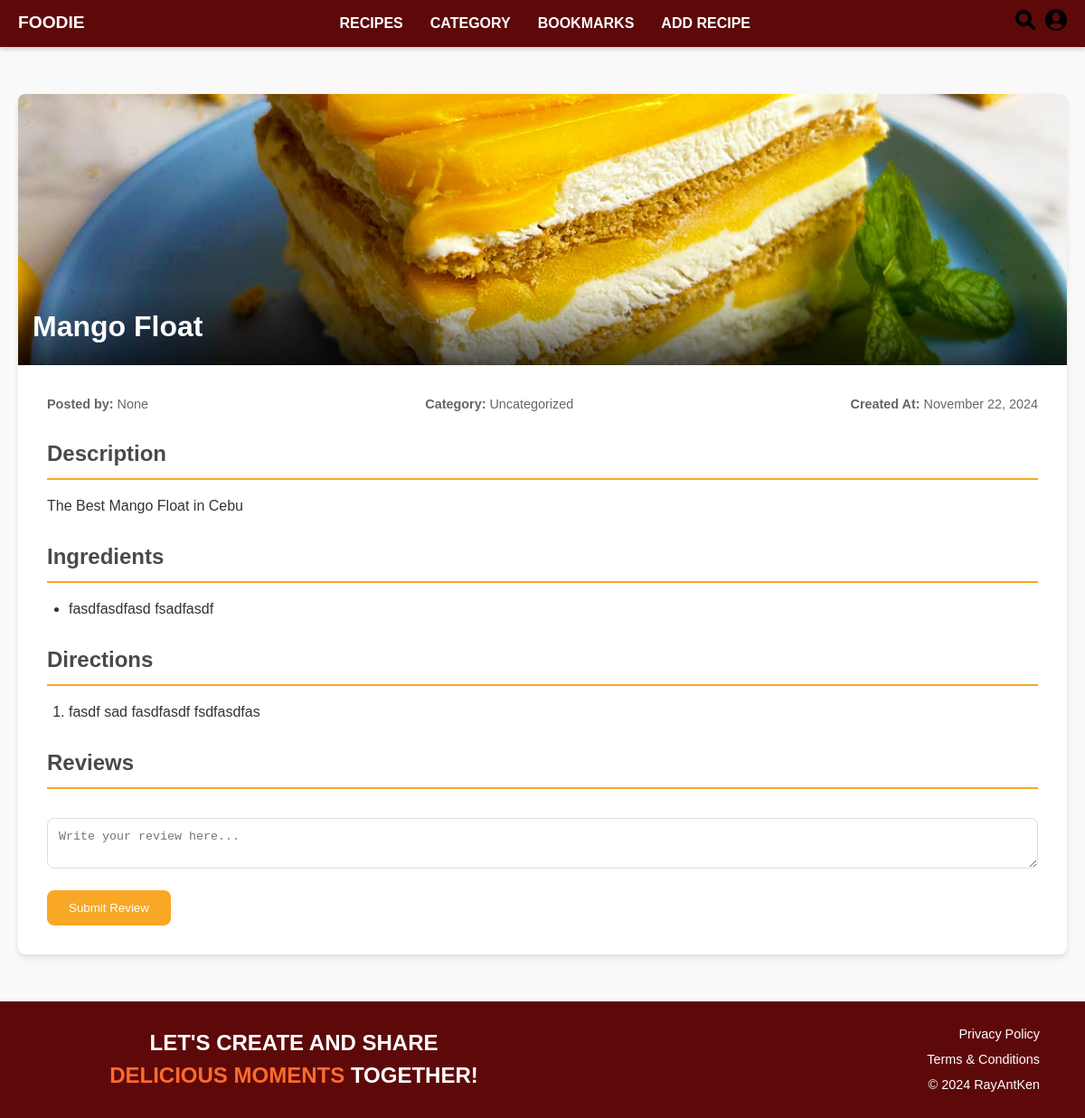
Page /recipe/1/ on the committed database.
### Recipes/models.py (models this page shows, shortened)
class RecipePost(models.Model):
    title = models.CharField(max_length=200)
    user = models.ForeignKey(settings.AUTH_USER_MODEL, on_delete=models.SET_NULL, null=True, blank=True) #User, on_delete=models.CASCADE
    description = models.TextField(default='')
    category = models.CharField(max_length=50, default='Uncategorized')
    ingredients = models.TextField()
    directions = models.TextField(default='')
    image = models.ImageField(upload_to='recipe/images/', blank=True, null=True)  # Optional image field
    created_at = models.DateTimeField(auto_now=True)
    CATEGORY_CHOICES = [
        ('Comfort Food', 'Comfort Food'),
        ('International Eats', 'International Eats'),
        ('Breakfast & Brunch', 'Breakfast & Brunch'),
        ('Community Picks', 'Community Picks'),
    ]
    title = models.CharField(max_length=200)  # Recipe title
    user = models.ForeignKey(
        settings.AUTH_USER_MODEL,
        on_delete=models.SET_NULL,
        null=True,
        blank=True
    )  # Associated user, nullable and optional
    description = models.TextField(default='')  # Brief description of the recipe
    category = models.CharField(
        max_length=50,
        choices=CATEGORY_CHOICES,
        default='Uncategorized'
    )  # Recipe category with predefined choices
    ingredients = models.TextField()  # Ingredients list
    directions = models.TextField(default='')  # Step-by-step directions
    image = models.ImageField(
        upload_to='recipe/images/',
        blank=True,
        null=True
    )  # Optional recipe image
    created_at = models.DateTimeField(auto_now=True)  # Timestamp of creation

### Recipes/views.py (the view)
# urls.py: path('recipe/<int:pk>/', recipe_detail, name='recipe_detail'),
def recipe_detail(request, pk):
    recipe = get_object_or_404(RecipePost, pk=pk)
    is_bookmarked = False
    if request.user.is_authenticated:
        is_bookmarked = Bookmark.objects.filter(user=request.user, recipe=recipe).exists()
    return render(request, 'recipes/recipe_details.html', {
        'recipe': recipe,
        'is_bookmarked': is_bookmarked
    })

### Recipes/templates/recipes/recipe_details.html (shortened to what this page needs)
{% load custom_filters %}
<!DOCTYPE html>
<html lang="en">
<head>
</head>
<body>
  {% include 'navbar.html' %}
  <main class="container">
    <div class="recipe-detail-container">
      <div class="recipe-header">
        <img class="recipe-image" src="{{ recipe.image.url }}" alt="{{ recipe.title }}">
        <h1 class="recipe-title">{{ recipe.title }}</h1>
      </div>
      <div class="recipe-content">
        <div class="recipe-metadata">
          <p><strong>Posted by:</strong> {{ recipe.user }}</p>
          <p><strong>Category:</strong> {{ recipe.category }}</p>
          <p><strong>Created At:</strong> {{ recipe.created_at|date:"F j, Y" }}</p>
        </div>
        <div class="recipe-description">
          <h2 class="section-title">Description</h2>
          <p>{{ recipe.description }}</p>
        </div>
        <div class="recipe-ingredients">
          <h2 class="section-title">Ingredients</h2>
          <ul>
            {% for ingredient in recipe.ingredients.splitlines %}<li>{{ ingredient }}</li>{% endfor %}
          </ul>
        </div>
        <div class="recipe-directions">
          <h2 class="section-title">Directions</h2>
          <ol>
            {% for direction in recipe.directions.splitlines %}<li>{{ direction }}</li>{% endfor %}
          </ol>
        </div>
        <div class="recipe-reviews">
          <h2 class="section-title">Reviews</h2>
          <form class="review-form" onsubmit="addReview(event)">
            <textarea id="reviewInput" class="review-input" placeholder="Write your review here..." required></textarea>
            <button type="submit" class="review-submit">Submit Review</button>
          </form>
        </div>
      </div>
    </div>
  </main>
  {% include 'footer.html' %}
</body>
</html>

### Recipes/templates/recipes/recipe_details.html (style rules this page uses)
:root { --primary-color: #4a4a4a; --secondary-color: #f9a825; --background-color: #f8f8f8; --card-background: #ffffff; --text-color: #333333; --border-radius: 8px; }
* { box-sizing: border-box; margin: 0; padding: 0; }
body { font-family: 'Segoe UI', Tahoma, Geneva, Verdana, sans-serif; background-color: var(--background-color); color: var(--text-color); line-height: 1.6; }
.container { max-width: 1200px; margin: 0 auto; padding: 20px; }
.recipe-detail-container { background-color: var(--card-background); border-radius: var(--border-radius); box-shadow: 0 4px 6px rgba(0, 0, 0, 0.1); margin: 2rem auto; overflow: hidden; }
.recipe-header { position: relative; height: 300px; overflow: hidden; }
.recipe-image { width: 100%; height: 100%; object-fit: cover; }
.recipe-title { position: absolute; bottom: 0; left: 0; right: 0; background: linear-gradient(transparent, rgba(0, 0, 0, 0.7)); color: white; padding: 1rem; font-size: 2rem; }
.recipe-content { padding: 2rem; }
.recipe-metadata { display: flex; justify-content: space-between; flex-wrap: wrap; margin-bottom: 1.5rem; font-size: 0.9rem; color: #666; }
.section-title { font-size: 1.5rem; color: var(--primary-color); margin: 1.5rem 0 1rem; border-bottom: 2px solid var(--secondary-color); padding-bottom: 0.5rem; }
.recipe-ingredients ul, .recipe-directions ol { padding-left: 1.5rem; }
.review-form { margin-top: 2rem; }
.review-input { width: 100%; padding: 0.75rem; border: 1px solid #ddd; border-radius: var(--border-radius); margin-bottom: 1rem; }
.review-submit { background-color: var(--secondary-color); color: white; padding: 0.75rem 1.5rem; border: none; border-radius: var(--border-radius); cursor: pointer; }

### rows in the picture
RecipePost: image (picture), title "Mango Float", user "None", category "Uncategorized", created_at "November 22, 2024", description "The Best Mango Float in Cebu", splitlines "fasdfasdfasd fsadfasdf", splitlines "fasdf sad fasdfasdf fsdfasdfas"
